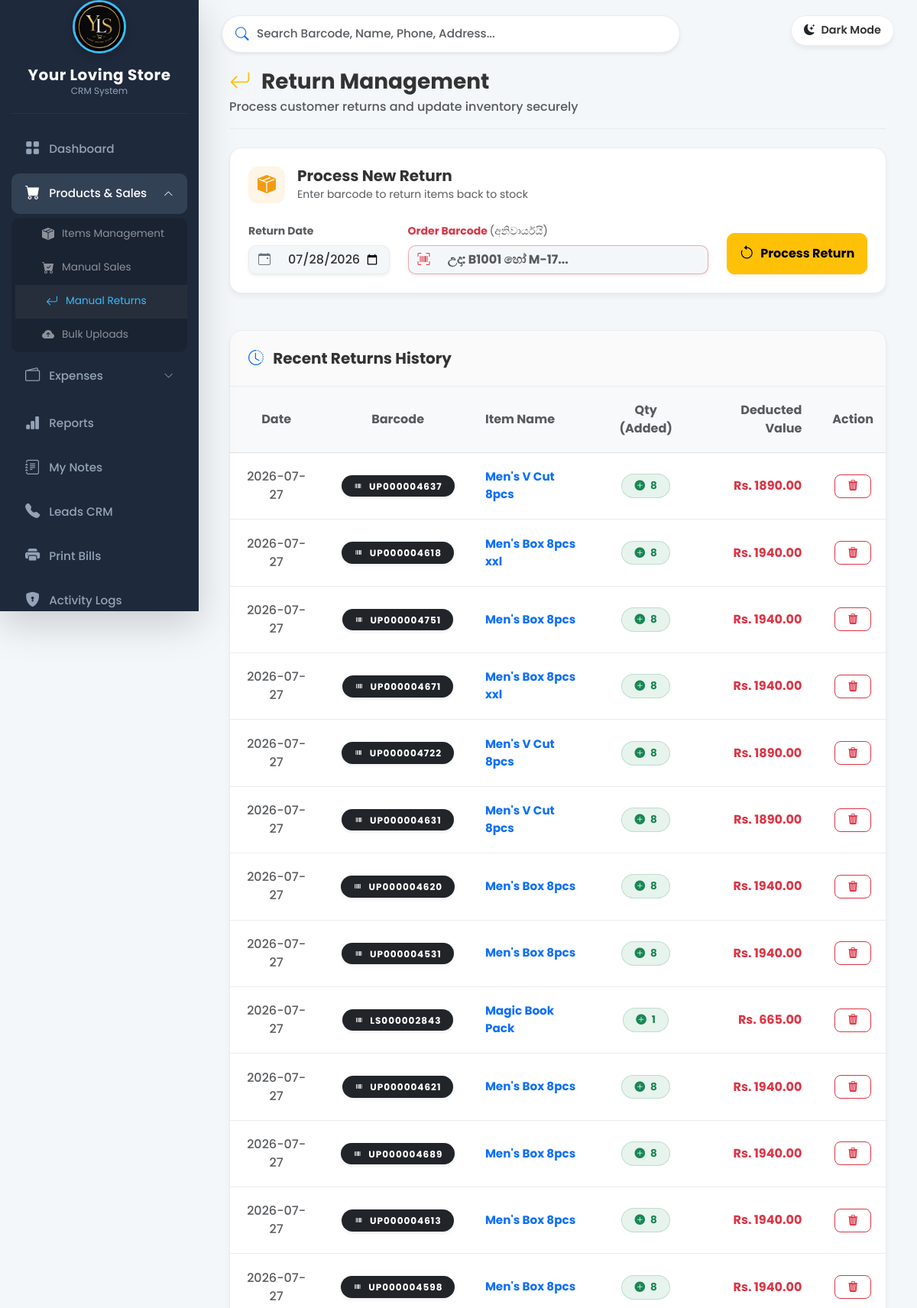
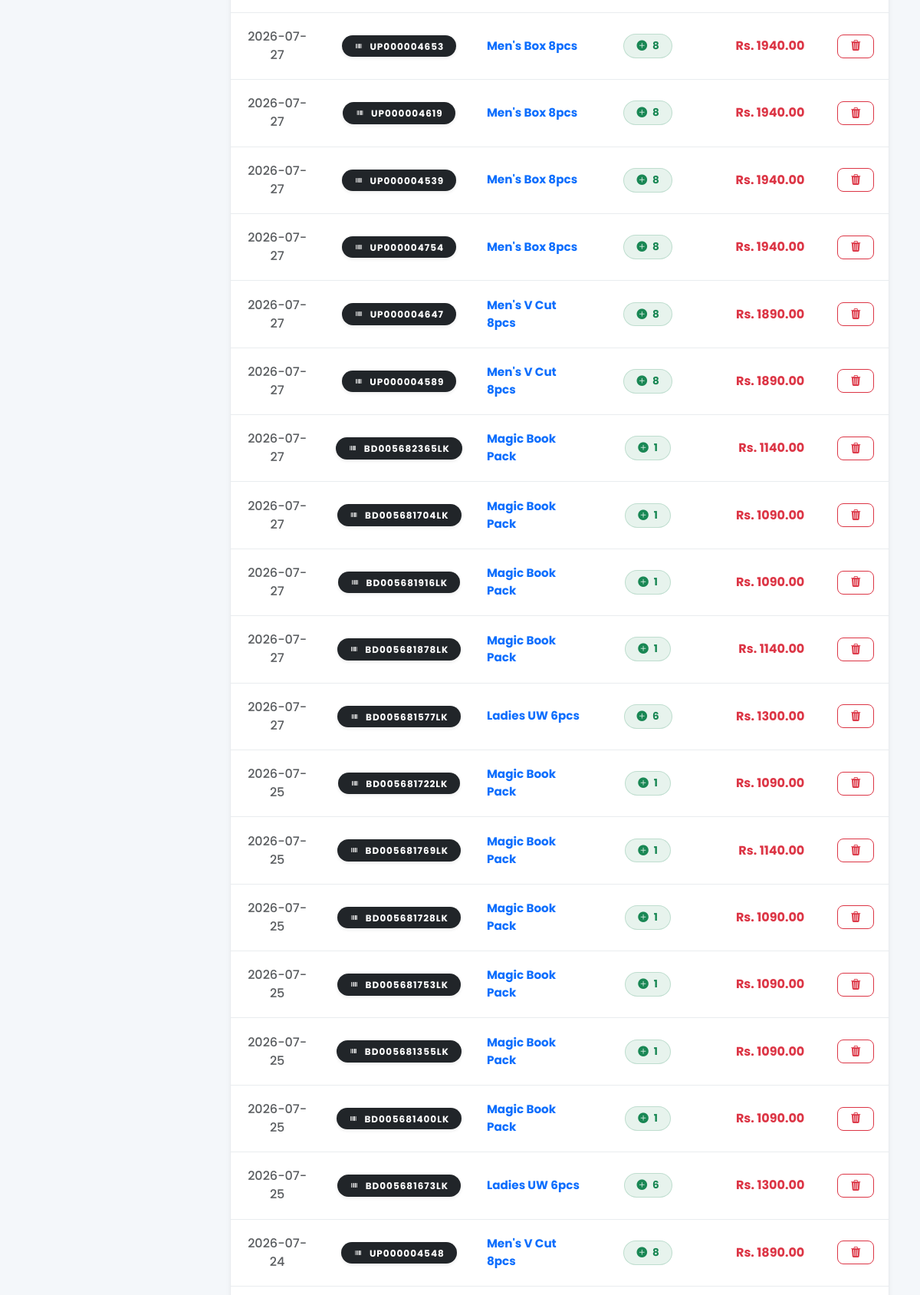
The app's page /returns (signed in, upper part) with its own data (2 pictures, top to bottom).
### tables this page shows
CREATE TABLE returns (id INTEGER PRIMARY KEY AUTOINCREMENT, item_id INTEGER, qty INTEGER NOT NULL, return_amount REAL NOT NULL, cost_at_return REAL NOT NULL, return_date DATE NOT NULL, barcode TEXT, FOREIGN KEY(item_id) REFERENCES items(id));

CREATE TABLE items (id INTEGER PRIMARY KEY AUTOINCREMENT, item_name TEXT NOT NULL);

### app.py (the view, shortened to what this page needs)
@app.route('/returns', methods=['GET', 'POST'])
def handle_returns():
    if 'username' not in session: return redirect(url_for('login'))
    conn = sqlite3.connect('/var/data/database.db')
    cursor = conn.cursor()
    error_msg = None
    cursor.execute('''SELECT r.id, i.item_name, r.qty, r.return_amount, r.return_date, r.barcode
                      FROM returns r JOIN items i ON r.item_id = i.id ORDER BY r.return_date DESC, r.id DESC LIMIT 50''')
    all_returns = cursor.fetchall()
    conn.close()
    today_str = date.today().strftime('%Y-%m-%d')
    return render_template('returns.html', returns=all_returns, today_date=today_str, error=error_msg)

### app.py (called while the page is built)
@app.before_request
def make_session_permanent():
    session.permanent = True
    session.modified = True

### templates/returns.html (shortened to what this page needs)
{% extends 'base.html' %}
{% block content %}
<div class="d-flex justify-content-between align-items-center mb-4 pb-3 border-bottom" style="border-color: var(--border-color) !important;">
    <div>
        <h3 class="fw-bold mb-1 text-dark-custom" style="color: var(--text-main);">
            <i class="bi bi-arrow-return-left text-warning me-2"></i> Return Management
        </h3>
        <p class="text-muted fw-medium mb-0">Process customer returns and update inventory securely</p>
    </div>
</div>
<div class="card modern-card p-4 mb-5">
    <div class="d-flex align-items-center mb-4">
        <div class="icon-wrapper-warning me-3">
            <i class="bi bi-box-seam-fill fs-4"></i>
        </div>
        <div>
            <h5 class="fw-bold mb-0 text-dark-custom">Process New Return</h5>
            <small class="text-muted">Enter barcode to return items back to stock</small>
        </div>
    </div>
    <form action="/returns" method="POST" class="row g-4 align-items-end">
        <div class="col-md-3">
            <label class="form-label fw-bold small text-muted mb-2">Return Date</label>
            <div class="input-group custom-input-group shadow-sm">
                <span class="input-group-text"><i class="bi bi-calendar-event text-secondary"></i></span>
                <input type="date" class="form-control fw-medium" name="return_date" value="{{ today_date }}" required>
            </div>
        </div>
        <div class="col-md-6">
            <label class="form-label fw-bold small text-danger mb-2">Order Barcode <span class="text-muted fw-normal">(අනිවාර්යයි)</span></label>
            <div class="input-group custom-input-group shadow-sm" style="border-color: rgba(220, 53, 69, 0.4);">
                <span class="input-group-text"><i class="bi bi-upc-scan text-danger"></i></span>
                <input type="text" class="form-control fw-bold text-dark-custom" name="barcode" placeholder="උදා: B1001 හෝ M-17..." required autofocus>
            </div>
        </div>
        <div class="col-md-3">
            <button type="submit" class="btn btn-warning w-100 fw-bold shadow-sm d-flex justify-content-center align-items-center gap-2" style="border-radius: 10px; padding: 11px;">
                <i class="bi bi-arrow-counterclockwise fs-5"></i> Process Return
            </button>
        </div>
    </form>
</div>
<div class="card modern-card p-0 overflow-hidden">
    <div class="p-4 border-bottom" style="border-color: var(--border-color) !important; background-color: rgba(0,0,0,0.02);">
        <h5 class="mb-0 fw-bold text-dark-custom"><i class="bi bi-clock-history me-2 text-primary"></i> Recent Returns History</h5>
    </div>
    <div class="table-responsive">
        <table class="table table-hover table-modern text-center mb-0">
            <thead class="table-light">
                <tr>
                    <th class="text-muted fw-bold">Date</th>
                    <th class="text-muted fw-bold">Barcode</th>
                    <th class="text-muted fw-bold text-start">Item Name</th>
                    <th class="text-muted fw-bold">Qty (Added)</th>
                    <th class="text-muted fw-bold text-end pe-4">Deducted Value</th>
                    <th class="text-muted fw-bold">Action</th>
                </tr>
            </thead>
            <tbody>
                {% for ret in returns %}
                <tr style="transition: all 0.2s;">
                    <td class="fw-medium text-muted">{{ ret[4] }}</td>
                    <td>
                        <span class="badge bg-dark px-3 py-2 shadow-sm rounded-pill" style="letter-spacing: 1px;">
                            <i class="bi bi-upc me-1"></i> {{ ret[5] if ret[5] else '-' }}
                        </span>
                    </td>
                    <td class="fw-bold text-start text-primary" style="font-size: 0.95rem;">{{ ret[1] }}</td>
                    <td>
                        <span class="badge bg-success bg-opacity-10 text-success px-3 py-2 rounded-pill fw-bold" style="font-size: 0.85rem; border: 1px solid rgba(25, 135, 84, 0.2);">
                            <i class="bi bi-plus-circle-fill me-1"></i> {{ ret[2] }}
                        </span>
                    </td>
                    <td class="fw-bold text-danger text-end pe-4">Rs. {{ "%.2f"|format(ret[3]) }}</td>
                    <td>
                        <a href="/delete_return/{{ ret[0] }}" class="btn btn-sm btn-outline-danger btn-action px-3 py-1" onclick="return confirm('මෙම Return එක මකන්නද? ස්ටොක් එක නැවත අඩු වනු ඇත.');" title="Delete Return">
                            <i class="bi bi-trash3-fill"></i>
                        </a>
                    </td>
                </tr>
                {% endfor %}
            </tbody>
        </table>
    </div>
</div>
{% endblock %}

### templates/base.html (style rules this page uses)
:root { --bg-body: #f4f7fa; --sidebar-bg: #1e293b; --sidebar-hover: #334155; --sidebar-text: #94a3b8; --sidebar-text-active: #ffffff; --card-bg: #ffffff; --text-main: #333333; --text-muted: #6c757d; --border-color: #e9ecef; --shadow-sm: 0 4px 6px rgba(0,0,0,0.05); }
body { background-color: var(--bg-body); color: var(--text-main); font-family: 'Poppins', sans-serif; transition: background-color 0.3s ease, color 0.3s ease; overflow-x: hidden; overscroll-behavior-y: none; }
.table-responsive { overflow-x: auto; -webkit-overflow-scrolling: touch; scrollbar-width: thin; }
.card, .modal-content { background-color: var(--card-bg); border-color: var(--border-color); color: var(--text-main); }
.table { --bs-table-bg: var(--card-bg); --bs-table-color: var(--text-main); --bs-table-border-color: var(--border-color); --bs-table-hover-bg: var(--sidebar-hover); }
.form-control, .form-select { background-color: var(--bg-body); color: var(--text-main); border: 1px solid var(--border-color); }

### templates/returns.html (style rules this page uses)
.modern-card { border-radius: 16px; border: 1px solid var(--border-color); background-color: var(--card-bg); box-shadow: var(--shadow-sm); transition: transform 0.3s ease, box-shadow 0.3s ease; }
.icon-wrapper-warning { width: 48px; height: 48px; display: inline-flex; align-items: center; justify-content: center; border-radius: 12px; background: rgba(243, 156, 18, 0.1); color: #f39c12; }
.table-modern td, .table-modern th { padding: 1.2rem 1rem; vertical-align: middle; }
.btn-action { border-radius: 8px; transition: all 0.2s; }
.custom-input-group { border-radius: 10px; overflow: hidden; border: 1px solid var(--border-color); background-color: var(--bg-body); }
.custom-input-group .input-group-text { background-color: transparent; border: none; }
.custom-input-group .form-control { border: none; background-color: transparent; }

### records on screen
returns: return_date "2026-07-27", barcode "UP000004637", item_name "Men's V Cut 8pcs", qty "8", return_amount "1890.00"
returns: return_date "2026-07-27", barcode "UP000004618", item_name "Men's Box 8pcs xxl", qty "8", return_amount "1940.00"
returns: return_date "2026-07-27", barcode "UP000004751", item_name "Men's Box 8pcs", qty "8", return_amount "1940.00"
returns: return_date "2026-07-27", barcode "UP000004671", item_name "Men's Box 8pcs xxl", qty "8", return_amount "1940.00"
returns: return_date "2026-07-27", barcode "UP000004722", item_name "Men's V Cut 8pcs", qty "8", return_amount "1890.00"
returns: return_date "2026-07-27", barcode "UP000004631", item_name "Men's V Cut 8pcs", qty "8", return_amount "1890.00"
returns: return_date "2026-07-27", barcode "UP000004620", item_name "Men's Box 8pcs", qty "8", return_amount "1940.00"
returns: return_date "2026-07-27", barcode "UP000004531", item_name "Men's Box 8pcs", qty "8", return_amount "1940.00"
returns: return_date "2026-07-27", barcode "LS000002843", item_name "Magic Book Pack", qty "1", return_amount "665.00"
returns: return_date "2026-07-27", barcode "UP000004621", item_name "Men's Box 8pcs", qty "8", return_amount "1940.00"
returns: return_date "2026-07-27", barcode "UP000004689", item_name "Men's Box 8pcs", qty "8", return_amount "1940.00"
returns: return_date "2026-07-27", barcode "UP000004613", item_name "Men's Box 8pcs", qty "8", return_amount "1940.00"
returns: return_date "2026-07-27", barcode "UP000004598", item_name "Men's Box 8pcs", qty "8", return_amount "1940.00"
returns: return_date "2026-07-27", barcode "UP000004653", item_name "Men's Box 8pcs", qty "8", return_amount "1940.00"
returns: return_date "2026-07-27", barcode "UP000004619", item_name "Men's Box 8pcs", qty "8", return_amount "1940.00"
returns: return_date "2026-07-27", barcode "UP000004539", item_name "Men's Box 8pcs", qty "8", return_amount "1940.00"
returns: return_date "2026-07-27", barcode "UP000004754", item_name "Men's Box 8pcs", qty "8", return_amount "1940.00"
returns: return_date "2026-07-27", barcode "UP000004647", item_name "Men's V Cut 8pcs", qty "8", return_amount "1890.00"
returns: return_date "2026-07-27", barcode "UP000004589", item_name "Men's V Cut 8pcs", qty "8", return_amount "1890.00"
returns: return_date "2026-07-27", barcode "BD005682365LK", item_name "Magic Book Pack", qty "1", return_amount "1140.00"
returns: return_date "2026-07-27", barcode "BD005681704LK", item_name "Magic Book Pack", qty "1", return_amount "1090.00"
returns: return_date "2026-07-27", barcode "BD005681916LK", item_name "Magic Book Pack", qty "1", return_amount "1090.00"
returns: return_date "2026-07-27", barcode "BD005681878LK", item_name "Magic Book Pack", qty "1", return_amount "1140.00"
returns: return_date "2026-07-27", barcode "BD005681577LK", item_name "Ladies UW 6pcs", qty "6", return_amount "1300.00"
returns: return_date "2026-07-25", barcode "BD005681722LK", item_name "Magic Book Pack", qty "1", return_amount "1090.00"
returns: return_date "2026-07-25", barcode "BD005681769LK", item_name "Magic Book Pack", qty "1", return_amount "1140.00"
returns: return_date "2026-07-25", barcode "BD005681728LK", item_name "Magic Book Pack", qty "1", return_amount "1090.00"
returns: return_date "2026-07-25", barcode "BD005681753LK", item_name "Magic Book Pack", qty "1", return_amount "1090.00"
returns: return_date "2026-07-25", barcode "BD005681355LK", item_name "Magic Book Pack", qty "1", return_amount "1090.00"
returns: return_date "2026-07-25", barcode "BD005681400LK", item_name "Magic Book Pack", qty "1", return_amount "1090.00"
returns: return_date "2026-07-25", barcode "BD005681673LK", item_name "Ladies UW 6pcs", qty "6", return_amount "1300.00"
returns: return_date "2026-07-24", barcode "UP000004548", item_name "Men's V Cut 8pcs", qty "8", return_amount "1890.00"
